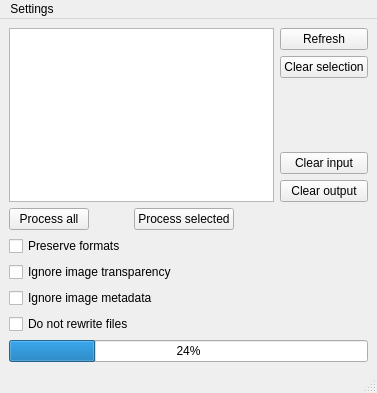
<?xml version="1.0" encoding="UTF-8"?>
<ui version="4.0">
 <class>MainWindow</class>
 <widget class="QMainWindow" name="MainWindow">
  <property name="geometry">
   <rect>
    <x>0</x>
    <y>0</y>
    <width>377</width>
    <height>393</height>
   </rect>
  </property>
  <property name="windowTitle">
   <string>MainWindow</string>
  </property>
  <widget class="QWidget" name="centralwidget">
   <layout class="QGridLayout" name="gridLayout">
    <item row="2" column="0">
     <layout class="QVBoxLayout" name="verticalLayout">
      <item>
       <widget class="QProgressBar" name="progressBar">
        <property name="value">
         <number>24</number>
        </property>
        <property name="alignment">
         <set>Qt::AlignCenter</set>
        </property>
       </widget>
      </item>
     </layout>
    </item>
    <item row="1" column="0">
     <layout class="QGridLayout" name="gridLayout_3">
      <item row="1" column="0">
       <widget class="QCheckBox" name="checkBox_opaque">
        <property name="text">
         <string>Ignore image transparency</string>
        </property>
       </widget>
      </item>
      <item row="2" column="0">
       <widget class="QCheckBox" name="checkBox_ignore_image_metadata">
        <property name="text">
         <string>Ignore image metadata</string>
        </property>
       </widget>
      </item>
      <item row="3" column="0">
       <widget class="QCheckBox" name="checkBox_no_rewrite">
        <property name="text">
         <string>Do not rewrite files</string>
        </property>
       </widget>
      </item>
      <item row="0" column="0">
       <widget class="QCheckBox" name="checkBox_preserve_formats">
        <property name="text">
         <string>Preserve formats</string>
        </property>
       </widget>
      </item>
     </layout>
    </item>
    <item row="0" column="0">
     <layout class="QGridLayout" name="gridLayout_2">
      <property name="spacing">
       <number>6</number>
      </property>
      <item row="0" column="2">
       <layout class="QVBoxLayout" name="verticalLayout_2">
        <property name="spacing">
         <number>6</number>
        </property>
        <item>
         <widget class="QPushButton" name="pushButton_refresh_list">
          <property name="text">
           <string>Refresh</string>
          </property>
         </widget>
        </item>
        <item>
         <widget class="QPushButton" name="pushButton_clear_selection">
          <property name="text">
           <string>Clear selection</string>
          </property>
         </widget>
        </item>
        <item>
         <spacer name="verticalSpacer">
          <property name="orientation">
           <enum>Qt::Vertical</enum>
          </property>
          <property name="sizeHint" stdset="0">
           <size>
            <width>20</width>
            <height>40</height>
           </size>
          </property>
         </spacer>
        </item>
        <item>
         <widget class="QPushButton" name="pushButton_clear_input">
          <property name="text">
           <string>Clear input</string>
          </property>
         </widget>
        </item>
        <item>
         <widget class="QPushButton" name="pushButton_clear_output">
          <property name="text">
           <string>Clear output</string>
          </property>
         </widget>
        </item>
       </layout>
      </item>
      <item row="0" column="0">
       <widget class="QListWidget" name="listWidget">
        <property name="selectionMode">
         <enum>QAbstractItemView::MultiSelection</enum>
        </property>
       </widget>
      </item>
      <item row="1" column="0">
       <layout class="QHBoxLayout" name="horizontalLayout">
        <item>
         <widget class="QPushButton" name="pushButton_start">
          <property name="text">
           <string>Process all</string>
          </property>
         </widget>
        </item>
        <item>
         <spacer name="horizontalSpacer">
          <property name="orientation">
           <enum>Qt::Horizontal</enum>
          </property>
          <property name="sizeHint" stdset="0">
           <size>
            <width>40</width>
            <height>20</height>
           </size>
          </property>
         </spacer>
        </item>
        <item>
         <widget class="QPushButton" name="pushButton_start_selected">
          <property name="text">
           <string>Process selected</string>
          </property>
         </widget>
        </item>
        <item>
         <spacer name="horizontalSpacer_2">
          <property name="orientation">
           <enum>Qt::Horizontal</enum>
          </property>
          <property name="sizeHint" stdset="0">
           <size>
            <width>40</width>
            <height>20</height>
           </size>
          </property>
         </spacer>
        </item>
       </layout>
      </item>
     </layout>
    </item>
   </layout>
  </widget>
  <widget class="QMenuBar" name="menubar">
   <property name="geometry">
    <rect>
     <x>0</x>
     <y>0</y>
     <width>377</width>
     <height>22</height>
    </rect>
   </property>
   <widget class="QMenu" name="menuMenu">
    <property name="title">
     <string>Settings</string>
    </property>
    <addaction name="action_main_preferenses"/>
    <addaction name="action_advanced_preferenses"/>
    <addaction name="action_about"/>
   </widget>
   <addaction name="menuMenu"/>
  </widget>
  <widget class="QStatusBar" name="statusbar"/>
  <action name="action_main_preferenses">
   <property name="text">
    <string>Main preferenses</string>
   </property>
  </action>
  <action name="action_advanced_preferenses">
   <property name="text">
    <string>Advanced preferenses</string>
   </property>
  </action>
  <action name="action_about">
   <property name="text">
    <string>About</string>
   </property>
  </action>
 </widget>
 <resources/>
 <connections/>
</ui>
